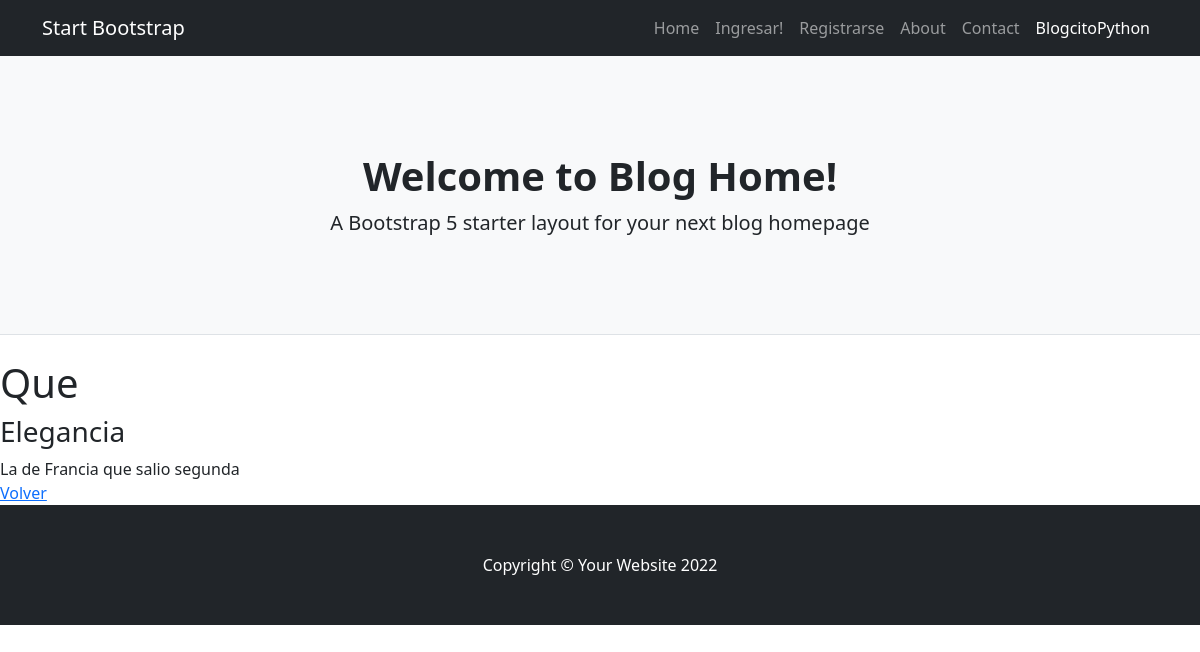
Page /blogcitopython/2/detalle/ on the committed database.
### BlogcitoPython/models.py (models this page shows)
class Post(models.Model):
    title = models.CharField(max_length=100)
    subtitle = models.CharField(max_length=100)
    text = models.TextField(max_length=3000)
    publish_date = models.DateField()

### BlogcitoPython/views.py (the view)
# urls.py: path('blogcitopython/<int:pk>/detalle/', DetailPost.as_view(), name='blogcitopython_detalle'),
class DetailPost(DetailView):
    model = Post

### BlogcitoPython/templates/BlogcitoPython/post_detail.html
{% extends 'BlogcitoPython/base.html' %}
{% block contenido %}
    <h1> {{object.title}} </h1>
    <h3> {{object.subtitle}} </h3>
    <div>
        {{object.text}}
    </div>
    <a href="{% url 'blogcitopython_listar' %}"> Volver </a>
{% endblock %}

### rows in the picture
Post: title "Que", subtitle "Elegancia", text "La de Francia que salio segunda"
